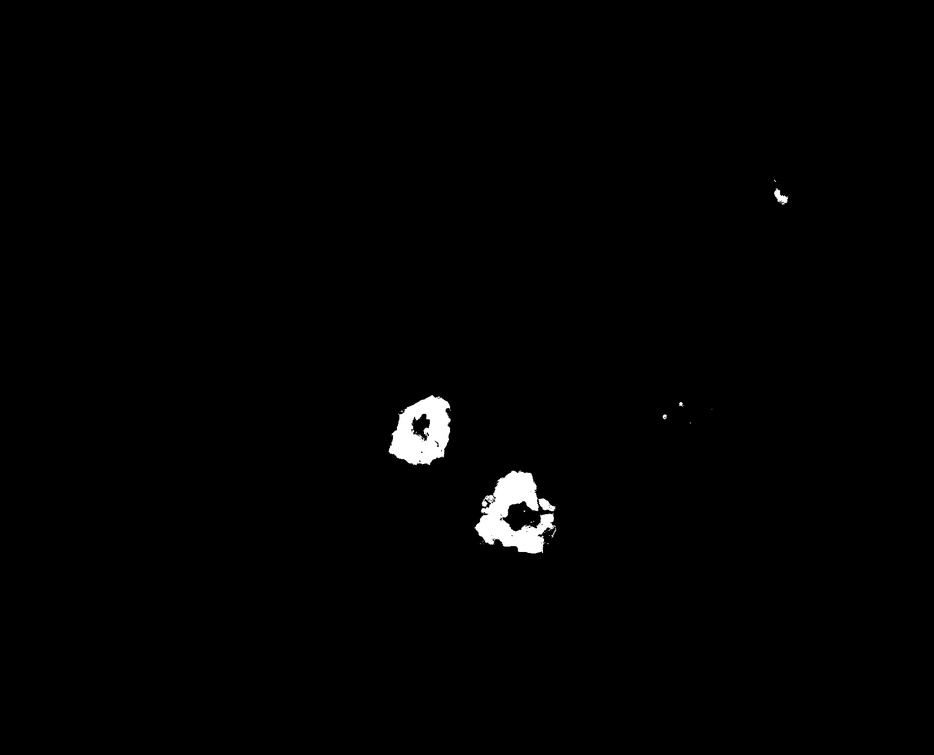
#> input picture RGBKmeansCluster/Seg.jpg, 934 x 755 px, shrunk from 1899 x 1536 before the run
$ python KmeansSegProcess.py
#> lines starting #> are read from the running program, lines starting #| are printed output that depends on the picture; after the words box and inside, x2 and y2 are one past the last pixel; in counts of white or black regions, pixels touching at a corner belong together; long printed decimals are rounded
import cv2
import matplotlib.pyplot as plt
import numpy as np


# 读取图像
img = cv2.imread('RGBKmeansCluster/Seg.jpg')
#> img is the input picture: shape (755, 934, 3); min 0, max 255, mean 2.3

fig, ax = plt.subplots(nrows=1, ncols=1, figsize=(15, 7))
# 定义结构元素
kernel = cv2.getStructuringElement(cv2.MORPH_ELLIPSE, (8,7))
# 对图像进行开运算
thresh = cv2.morphologyEx(img, cv2.MORPH_OPEN, kernel)
cv2.imwrite('RGBKmeansCluster/SegOpenOP.jpg', thresh)
# 定义结构元素
kernel = cv2.getStructuringElement(cv2.MORPH_RECT, (5,15))
# 对图像进行闭运算
thresh = cv2.morphologyEx(thresh, cv2.MORPH_CLOSE, kernel)
cv2.imwrite('RGBKmeansCluster/SegCloseOP.jpg', thresh)
# 转换为灰度图像
gray = cv2.cvtColor(thresh, cv2.COLOR_BGR2GRAY)

# 查找边缘
contours, hierarchy = cv2.findContours(gray, cv2.RETR_EXTERNAL, cv2.CHAIN_APPROX_SIMPLE)
#> contours = 3 contours; box (x1, y1, x2, y2) and area: (476, 470, 558, 555) 4531, (390, 395, 452, 465) 3220, (775, 192, 789, 205) 102
# 计算所有连通分量的面积总和
total_area = 0
for contour in contours:
    area = cv2.contourArea(contour)
    total_area += area
#> this loop made 3 passes
#> (area, total_area) on passes 1 to 3: (4531, 4531), (3220, 7751), (102, 7853)
#> after the loop, total_area = 7853

print("连通分量的面积总和：", total_area)
#| 连通分量的面积总和： 7853.0
print("病斑占比：", total_area/1051978.0)
#| 病斑占比： 0.007465
# 生成空白图片
third_img = np.zeros_like(img)
# 绘制轮廓
cv2.drawContours(third_img, contours, -1, (0, 255, 0), 2)
cv2.imwrite('RGBKmeansCluster/contour.jpg', third_img)


# 绘制填充后的图像
filled_img = np.zeros_like(thresh)
cv2.drawContours(filled_img, contours, -1, (255, 255, 255), thickness=-1)
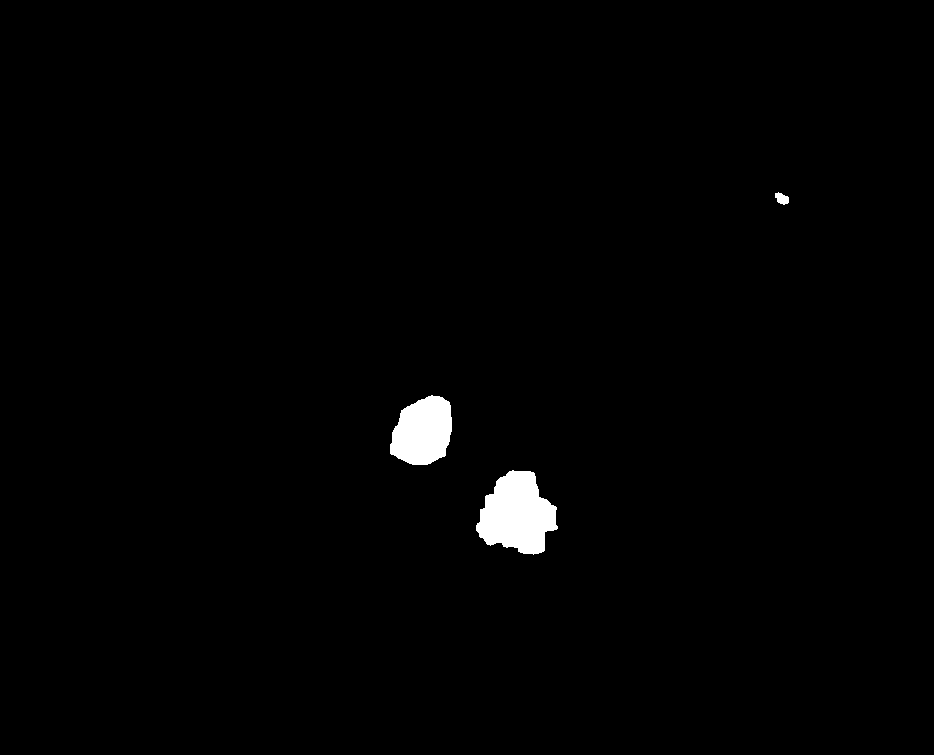
#> filled_img: shape (755, 934, 3); 1.2% white; 3 white regions, box (x1, y1, x2, y2) and area: (476, 470, 558, 555) 4667, (390, 395, 452, 465) 3321, (775, 192, 789, 205) 122
cv2.imwrite('RGBKmeansCluster/SegFilled.jpg', filled_img)

ax.imshow(filled_img)

ax.axis('off')
ax.set_title('morphology processing')
plt.show()
